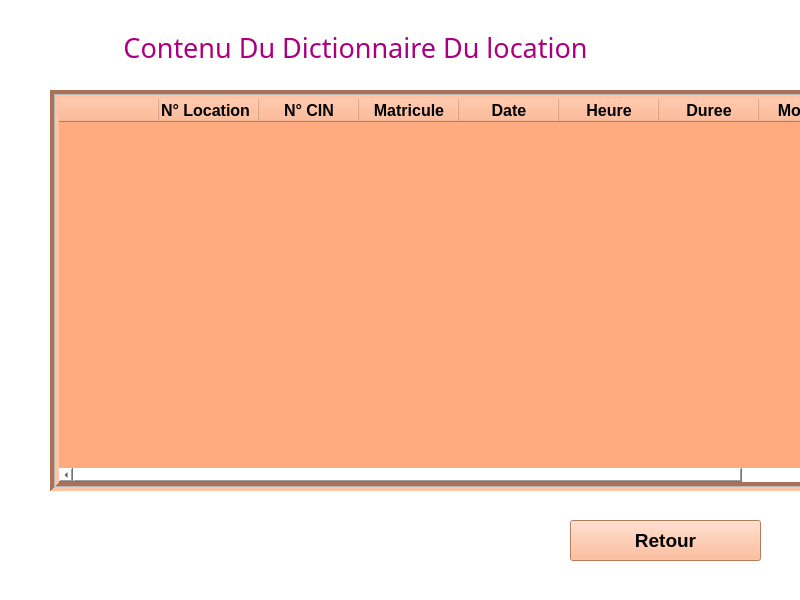
<?xml version="1.0" encoding="UTF-8"?>
<ui version="4.0">
 <class>Form</class>
 <widget class="QWidget" name="Form">
  <property name="geometry">
   <rect>
    <x>0</x>
    <y>0</y>
    <width>800</width>
    <height>600</height>
   </rect>
  </property>
  <property name="minimumSize">
   <size>
    <width>800</width>
    <height>600</height>
   </size>
  </property>
  <property name="windowTitle">
   <string>Form</string>
  </property>
  <property name="styleSheet">
   <string notr="true">background-color: rgb(85, 0, 0);
background-color: rgb(255, 255, 255);</string>
  </property>
  <widget class="QTableWidget" name="tableWidget">
   <property name="geometry">
    <rect>
     <x>50</x>
     <y>90</y>
     <width>811</width>
     <height>401</height>
    </rect>
   </property>
   <property name="font">
    <font>
     <pointsize>12</pointsize>
     <weight>75</weight>
     <bold>true</bold>
    </font>
   </property>
   <property name="styleSheet">
    <string notr="true">background-color: rgb(85, 0, 0);
background-color: rgb(255, 170, 127);</string>
   </property>
   <property name="frameShape">
    <enum>QFrame::Box</enum>
   </property>
   <property name="lineWidth">
    <number>4</number>
   </property>
   <property name="midLineWidth">
    <number>1</number>
   </property>
   <property name="iconSize">
    <size>
     <width>18</width>
     <height>5</height>
    </size>
   </property>
   <property name="gridStyle">
    <enum>Qt::CustomDashLine</enum>
   </property>
   <property name="sortingEnabled">
    <bool>false</bool>
   </property>
   <property name="rowCount">
    <number>0</number>
   </property>
   <property name="columnCount">
    <number>8</number>
   </property>
   <attribute name="horizontalHeaderCascadingSectionResizes">
    <bool>false</bool>
   </attribute>
   <attribute name="horizontalHeaderMinimumSectionSize">
    <number>100</number>
   </attribute>
   <attribute name="horizontalHeaderDefaultSectionSize">
    <number>100</number>
   </attribute>
   <attribute name="horizontalHeaderHighlightSections">
    <bool>false</bool>
   </attribute>
   <attribute name="horizontalHeaderShowSortIndicator" stdset="0">
    <bool>false</bool>
   </attribute>
   <attribute name="horizontalHeaderStretchLastSection">
    <bool>false</bool>
   </attribute>
   <attribute name="verticalHeaderVisible">
    <bool>false</bool>
   </attribute>
   <attribute name="verticalHeaderCascadingSectionResizes">
    <bool>false</bool>
   </attribute>
   <attribute name="verticalHeaderMinimumSectionSize">
    <number>29</number>
   </attribute>
   <attribute name="verticalHeaderDefaultSectionSize">
    <number>30</number>
   </attribute>
   <attribute name="verticalHeaderHighlightSections">
    <bool>false</bool>
   </attribute>
   <attribute name="verticalHeaderShowSortIndicator" stdset="0">
    <bool>false</bool>
   </attribute>
   <attribute name="verticalHeaderStretchLastSection">
    <bool>false</bool>
   </attribute>
   <column>
    <property name="text">
     <string/>
    </property>
    <property name="font">
     <font>
      <pointsize>12</pointsize>
      <weight>75</weight>
      <bold>true</bold>
     </font>
    </property>
    <property name="background">
     <color>
      <red>255</red>
      <green>255</green>
      <blue>127</blue>
     </color>
    </property>
   </column>
   <column>
    <property name="text">
     <string>N° Location</string>
    </property>
    <property name="font">
     <font>
      <pointsize>12</pointsize>
      <weight>75</weight>
      <bold>true</bold>
     </font>
    </property>
    <property name="textAlignment">
     <set>AlignLeading|AlignVCenter</set>
    </property>
    <property name="background">
     <color>
      <red>0</red>
      <green>0</green>
      <blue>0</blue>
     </color>
    </property>
   </column>
   <column>
    <property name="text">
     <string>N° CIN</string>
    </property>
    <property name="font">
     <font>
      <pointsize>12</pointsize>
      <weight>75</weight>
      <bold>true</bold>
     </font>
    </property>
    <property name="background">
     <color>
      <red>85</red>
      <green>255</green>
      <blue>0</blue>
     </color>
    </property>
   </column>
   <column>
    <property name="text">
     <string>Matricule</string>
    </property>
    <property name="font">
     <font>
      <pointsize>12</pointsize>
      <weight>75</weight>
      <bold>true</bold>
     </font>
    </property>
   </column>
   <column>
    <property name="text">
     <string>Date</string>
    </property>
    <property name="font">
     <font>
      <pointsize>12</pointsize>
      <weight>75</weight>
      <bold>true</bold>
     </font>
    </property>
   </column>
   <column>
    <property name="text">
     <string>Heure</string>
    </property>
    <property name="font">
     <font>
      <pointsize>12</pointsize>
      <weight>75</weight>
      <bold>true</bold>
     </font>
    </property>
   </column>
   <column>
    <property name="text">
     <string>Duree</string>
    </property>
    <property name="font">
     <font>
      <pointsize>12</pointsize>
      <weight>75</weight>
      <bold>true</bold>
     </font>
    </property>
   </column>
   <column>
    <property name="text">
     <string>Montant</string>
    </property>
    <property name="font">
     <font>
      <pointsize>12</pointsize>
      <weight>75</weight>
      <bold>true</bold>
     </font>
    </property>
   </column>
  </widget>
  <widget class="QPushButton" name="retour">
   <property name="geometry">
    <rect>
     <x>570</x>
     <y>520</y>
     <width>191</width>
     <height>41</height>
    </rect>
   </property>
   <property name="font">
    <font>
     <pointsize>14</pointsize>
     <weight>75</weight>
     <bold>true</bold>
    </font>
   </property>
   <property name="styleSheet">
    <string notr="true">background-color: rgb(255, 170, 127);</string>
   </property>
   <property name="text">
    <string>Retour</string>
   </property>
  </widget>
  <widget class="QLabel" name="label">
   <property name="geometry">
    <rect>
     <x>60</x>
     <y>22</y>
     <width>591</width>
     <height>51</height>
    </rect>
   </property>
   <property name="font">
    <font>
     <family>Algerian</family>
     <pointsize>20</pointsize>
     <weight>50</weight>
     <italic>false</italic>
     <bold>false</bold>
    </font>
   </property>
   <property name="styleSheet">
    <string notr="true">color: rgb(255, 255, 255);
color: rgb(170, 0, 127);</string>
   </property>
   <property name="text">
    <string>Contenu Du Dictionnaire Du location</string>
   </property>
   <property name="alignment">
    <set>Qt::AlignCenter</set>
   </property>
  </widget>
 </widget>
 <resources/>
 <connections/>
</ui>
